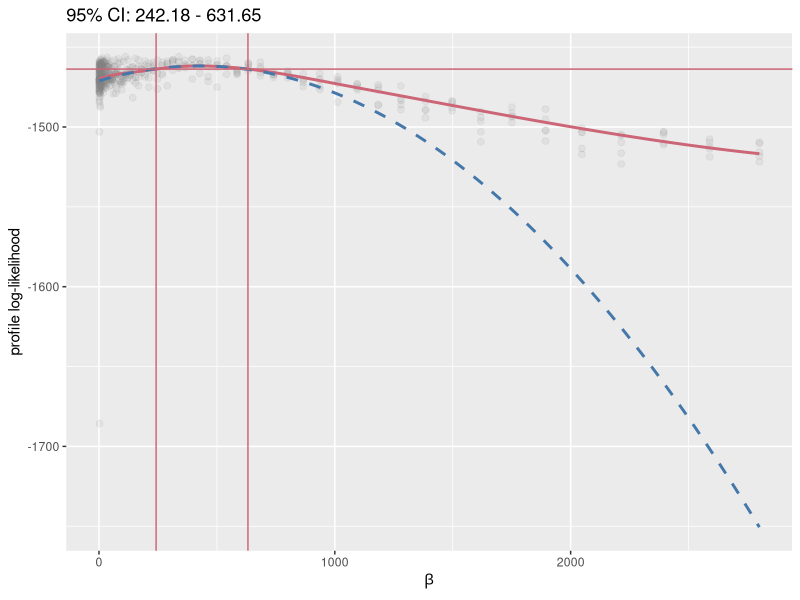
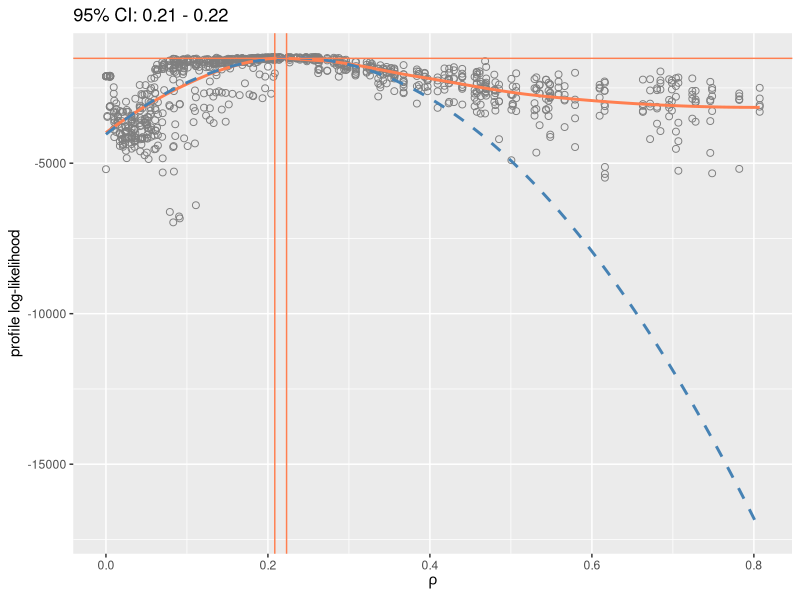
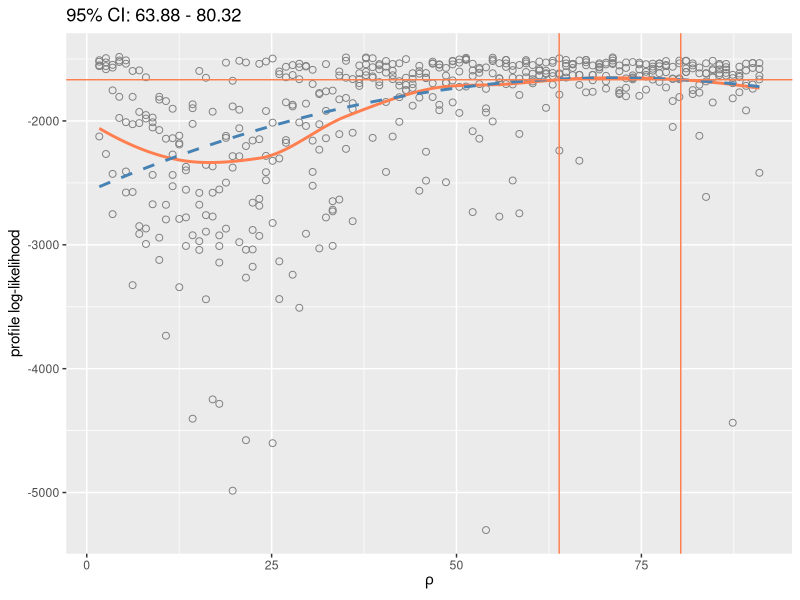

Source code (R) for these figures, in order:
# analyze-likelihood-profiles.R

mcap <- function(lp,parameter,confidence=0.95,lambda=0.75,Ngrid=1000)
{
  smooth_fit <- loess(lp ~ parameter, span=lambda)
  parameter_grid <- seq(min(parameter), max(parameter), length.out = Ngrid)
  smoothed_loglik <- predict(smooth_fit,newdata=parameter_grid)
  smooth_arg_max <- parameter_grid[which.max(smoothed_loglik)]
  dist <- abs(parameter-smooth_arg_max)
  included <- dist < sort(dist)[trunc(lambda*length(dist))]
  maxdist <- max(dist[included])
  weight <- rep(0,length(parameter))
  weight[included] <- (1-(dist[included]/maxdist)^3)^3
  quadratic_fit <- lm(lp ~ a + b, weight=weight,
                      data = data.frame(lp=lp,b=parameter,a=-parameter^2))
  b <- unname(coef(quadratic_fit)["b"] )
  a <- unname(coef(quadratic_fit)["a"] )
  m <- vcov(quadratic_fit)
  var_b <- m["b","b"]
  var_a <- m["a","a"]
  cov_ab <- m["a","b"]
  se_mc_squared <- (1 / (4 * a^2)) * (var_b - (2 * b/a) * cov_ab + (b^2 / a^2) * var_a)
  se_stat_squared <- 1/(2*a)
  se_total_squared <- se_mc_squared + se_stat_squared
  delta <- qchisq(confidence,df=1) * ( a * se_mc_squared + 0.5)
  delta_line <- max(smoothed_loglik) - delta
  loglik_diff <- max(smoothed_loglik) - smoothed_loglik
  ci <- range(parameter_grid[loglik_diff < delta])
  list(lp=lp,parameter=parameter,confidence=confidence,
       quadratic_fit=quadratic_fit, quadratic_max=b/(2*a),
       smooth_fit=smooth_fit,
       fit=data.frame(
         parameter=parameter_grid,
         smoothed=smoothed_loglik,
         quadratic=predict(quadratic_fit, list(b = parameter_grid, a = -parameter_grid^2))
       ),
       mle=smooth_arg_max, ci=ci, delta=delta, delta_line=delta_line,
       se_stat=sqrt(se_stat_squared), se_mc=sqrt(se_mc_squared), se=sqrt(se_total_squared)
  )
}


# Load packages -----------------------------------------------------------

library(tidyverse)
library(ggthemes)



# Niamey, beta profile ----------------------------------------------------
profile_data <- read.csv("../results/loglik-profile-beta-Niamey.csv") %>%
  slice(2:n()) %>%
  drop_na() %>%
  arrange(value)

do_param <- unique(profile_data$parameter)
mcap_out <- mcap(lp = profile_data$loglik, parameter = profile_data$value)

ggplot(mcap_out$fit, aes(x=parameter, shape )) +
  geom_point(data = profile_data, aes(x = value, y = loglik), shape = 19, size = 2, color = "grey50", alpha = 0.1) +
  geom_line(aes(y = smoothed), color = ptol_pal()(2)[2], size = 1) +
  geom_line(aes(y = quadratic), color = ptol_pal()(2)[1], linetype = 2, size = 1) +
  geom_vline(aes(xintercept = mcap_out$ci[1]), color = ptol_pal()(2)[2]) +
  geom_vline(aes(xintercept = mcap_out$ci[2]), color = ptol_pal()(2)[2]) +
  geom_hline(aes(yintercept = mcap_out$delta_line), color = ptol_pal()(2)[2]) +
  labs(x = expression(beta), y = "profile log-likelihood") +
  # coord_cartesian(xlim = c(50, 1000), ylim = c(-1500, -1450)) +
  ggtitle(paste0("95% CI: ", round(mcap_out$ci,2)[1], " - ", round(mcap_out$ci,2)[2]))


# Niamey, rho profile -----------------------------------------------------

profile_data <- read.csv("../results/loglik-profile-rho-Niamey.csv") %>%
  slice(2:n()) %>%
  drop_na()

do_param <- unique(profile_data$parameter)
mcap_out <- mcap(lp = profile_data$loglik, parameter = profile_data$value)

ggplot(mcap_out$fit, aes(x=parameter)) +
  geom_point(data = profile_data, aes(x = value, y = loglik), shape = 1, size = 2, color = "grey50") +
  geom_line(aes(y = smoothed), color = "coral", size = 1) +
  geom_line(aes(y = quadratic), color = "steelblue", linetype = 2, size = 1) +
  geom_vline(aes(xintercept = mcap_out$ci[1]), color = "coral") +
  geom_vline(aes(xintercept = mcap_out$ci[2]), color = "coral") +
  geom_hline(aes(yintercept = mcap_out$delta_line), color = "coral") +
  labs(x = expression(rho), y = "profile log-likelihood") +
  # coord_cartesian(ylim = c(-5000, -1450)) +
  ggtitle(paste0("95% CI: ", round(mcap_out$ci,2)[1], " - ", round(mcap_out$ci,2)[2]))


# Niamey, iota profile ----------------------------------------------------

profile_data <- read.csv("../results/loglik-profile-iota-Niamey.csv") %>%
  slice(2:n()) %>%
  drop_na()

do_param <- unique(profile_data$parameter)
mcap_out <- mcap(lp = profile_data$loglik, parameter = profile_data$value)

ggplot(mcap_out$fit, aes(x=parameter)) +
  geom_point(data = profile_data, aes(x = value, y = loglik), shape = 1, size = 2, color = "grey50") +
  geom_line(aes(y = smoothed), color = "coral", size = 1) +
  geom_line(aes(y = quadratic), color = "steelblue", linetype = 2, size = 1) +
  geom_vline(aes(xintercept = mcap_out$ci[1]), color = "coral") +
  geom_vline(aes(xintercept = mcap_out$ci[2]), color = "coral") +
  geom_hline(aes(yintercept = mcap_out$delta_line), color = "coral") +
  labs(x = expression(rho), y = "profile log-likelihood") +
  # coord_cartesian(ylim = c(-5000, -1450)) +
  ggtitle(paste0("95% CI: ", round(mcap_out$ci,2)[1], " - ", round(mcap_out$ci,2)[2]))
